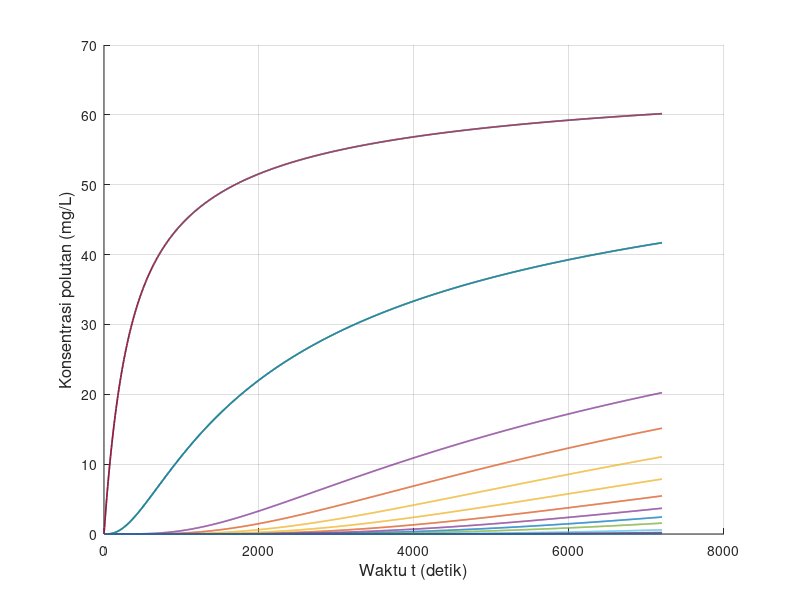

Write MATLAB code to recreate this figure. (Note: this script raises an error after producing the figure.)
clear; clc; close all;

% Feby Syarief Al A`raaf
% 26050124130087
% Oseanografi C
%
% Simulasi difusi 1 dimensi metode FTCS
% Sumber polutan kontinu
% Grafik: konsentrasi polutan terhadap waktu
% NIM = 087, sehingga:
% x = 0, y = 8, z = 7
% Konsentrasi sumber = 10*z = 70 mg/L

x = 0;
y = 8;
z = 7;

folder_output = 'output_Kontinu_FTCS_Terhadap_Waktu';
if ~exist(folder_output, 'dir')
    mkdir(folder_output);
end

Ad1 = 0;
L   = 3000;
T   = 7200;
C   = 10 * z;

scenario(1).nama = 'Skenario 1';
scenario(1).dx   = 15;
scenario(1).dt   = 6;
scenario(1).Ad2  = 0.5;
scenario(1).m    = 15 + z;

scenario(2).nama = 'Skenario 2';
scenario(2).dx   = 30;
scenario(2).dt   = 6;
scenario(2).Ad2  = 0.05;
scenario(2).m    = 30 + z;

scenario(3).nama = 'Skenario 3';
scenario(3).dx   = 15;
scenario(3).dt   = 6;
scenario(3).Ad2  = 1;
scenario(3).m    = 15 + z;

for s = 1:numel(scenario)

    fprintf('\nMemproses %s\n', scenario(s).nama);

    dx  = scenario(s).dx;
    dt  = scenario(s).dt;
    Ad2 = scenario(s).Ad2;
    m   = scenario(s).m;

    n     = 0:dt:T;
    t     = 0:dx:L;
    nmax  = length(n);
    mmax  = length(t);

    alpha1 = (Ad1 * dt) / dx^2;
    alpha2 = (Ad2 * dt) / dx^2;

    fprintf('dx = %.3f m, dt = %.3f s, Ad2 = %.3f m^2/s, m = %d\n', dx, dt, Ad2, m);
    fprintf('nmax = %d, mmax = %d, alpha2 = %.6f\n', nmax, mmax, alpha2);

    if m > mmax
        fprintf('%s tidak dapat diproses karena grid sumber di luar domain.\n', scenario(s).nama);
        continue;
    end

    if alpha2 > 0.5
        fprintf('%s: peringatan, alpha2 > 0.5 sehingga skema FTCS berpotensi tidak stabil.\n', scenario(s).nama);
    end

    F = zeros(nmax, mmax);

    tv = [60 180 360 500 800 1160];
    rv = [10 12 14 16 19 21 23 25 29 31 33 35 37 39 41];

    rv_valid = rv(rv >= 1 & rv <= mmax);

    if length(rv_valid) < length(rv)
        fprintf('%s: beberapa grid rv berada di luar domain sehingga tidak digrafikkan.\n', scenario(s).nama);
    end

    history = NaN(nmax, length(rv_valid));

    F(1, m) = C;

    for p = 1:length(rv_valid)
        history(1, p) = F(1, rv_valid(p));
    end

    for na = 1:(nmax - 1)

        F(na, m) = C;

        for i = 2:(mmax - 1)

            if i == m
                F(na + 1, i) = C;
            else
                F(na + 1, i) = (1 - 2 * alpha2) * F(na, i) ...
                             + alpha2 * (F(na, i + 1) + F(na, i - 1));
            end

        end

        F(na + 1, 1)    = F(na + 1, 2);
        F(na + 1, mmax) = F(na + 1, mmax - 1);
        F(na + 1, m)    = C;

        for p = 1:length(rv_valid)
            history(na + 1, p) = F(na + 1, rv_valid(p));
        end

    end

    fig = figure('Visible', 'off', 'Position', [100 100 1400 600]);
    hold on;

    legend_text = {};

    for k = 1:length(rv_valid)
        plot(n, history(:, k), 'LineWidth', 1.2);
        legend_text{end+1} = sprintf('r = %d', rv_valid(k));
    end

    grid on;
    xlabel('Waktu t (detik)', 'FontSize', 12);
    ylabel('Konsentrasi polutan (mg/L)', 'FontSize', 12);
    title(sprintf('%s - Konsentrasi polutan terhadap waktu', scenario(s).nama), ...
          'Feby Syarief-0087-Ose C', 'FontSize', 14, 'FontWeight', 'bold');
    xlim([n(1), n(end)]);

    y_max = max(history(:), [], 'omitnan');
    if isempty(y_max) || isnan(y_max) || y_max <= 0
        ylim([0 1]);
    else
        ylim([0, max(C * 1.2, y_max * 1.1)]);
    end

    set(gca, 'FontSize', 11);

    legend(legend_text, ...
           'Location', 'northwest', ...
           'FontSize', 8, ...
           'NumColumns', 2, ...
           'Box', 'on');

    hold off;

    nama_file = sprintf('ftcs_kontinu_waktu_skenario_%d.png', s);
    saveas(fig, fullfile(folder_output, nama_file));
    close(fig);

    fprintf('%s selesai diproses.\n', scenario(s).nama);

end

fprintf('\nSemua skenario telah selesai diproses.\n');
